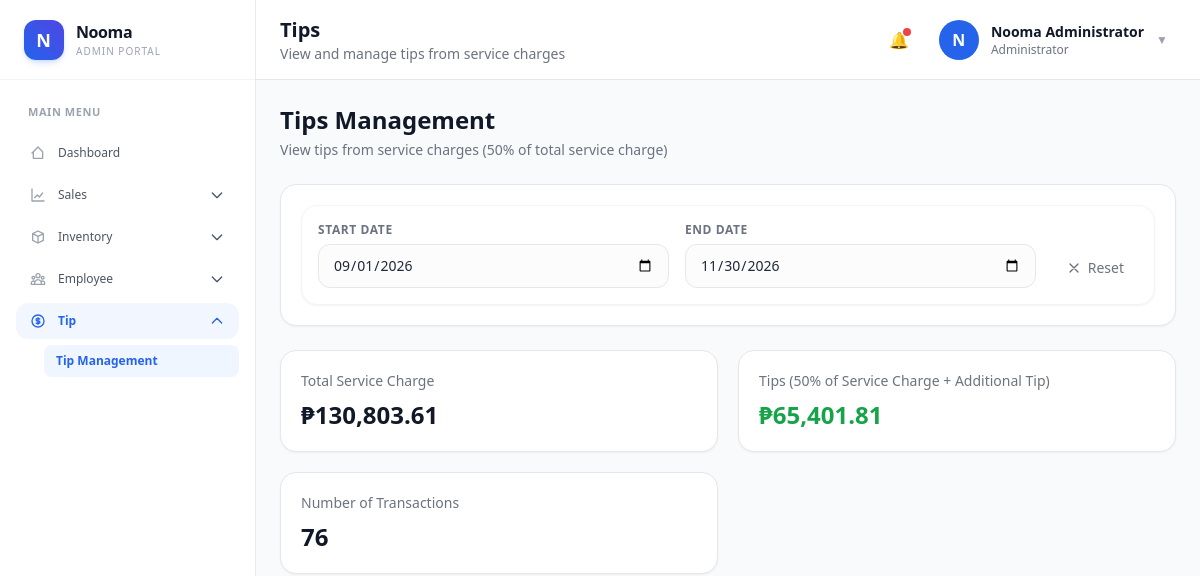
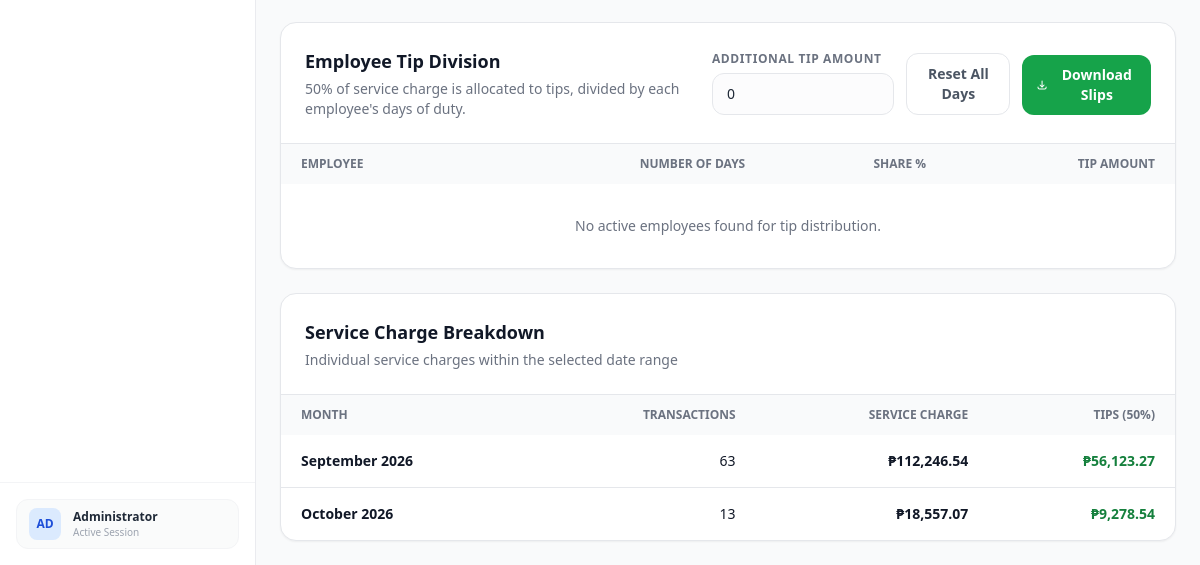
/frontend/Tip/tip.php (signed in), run on an earlier commit of the app's database (2 pictures, top to bottom).
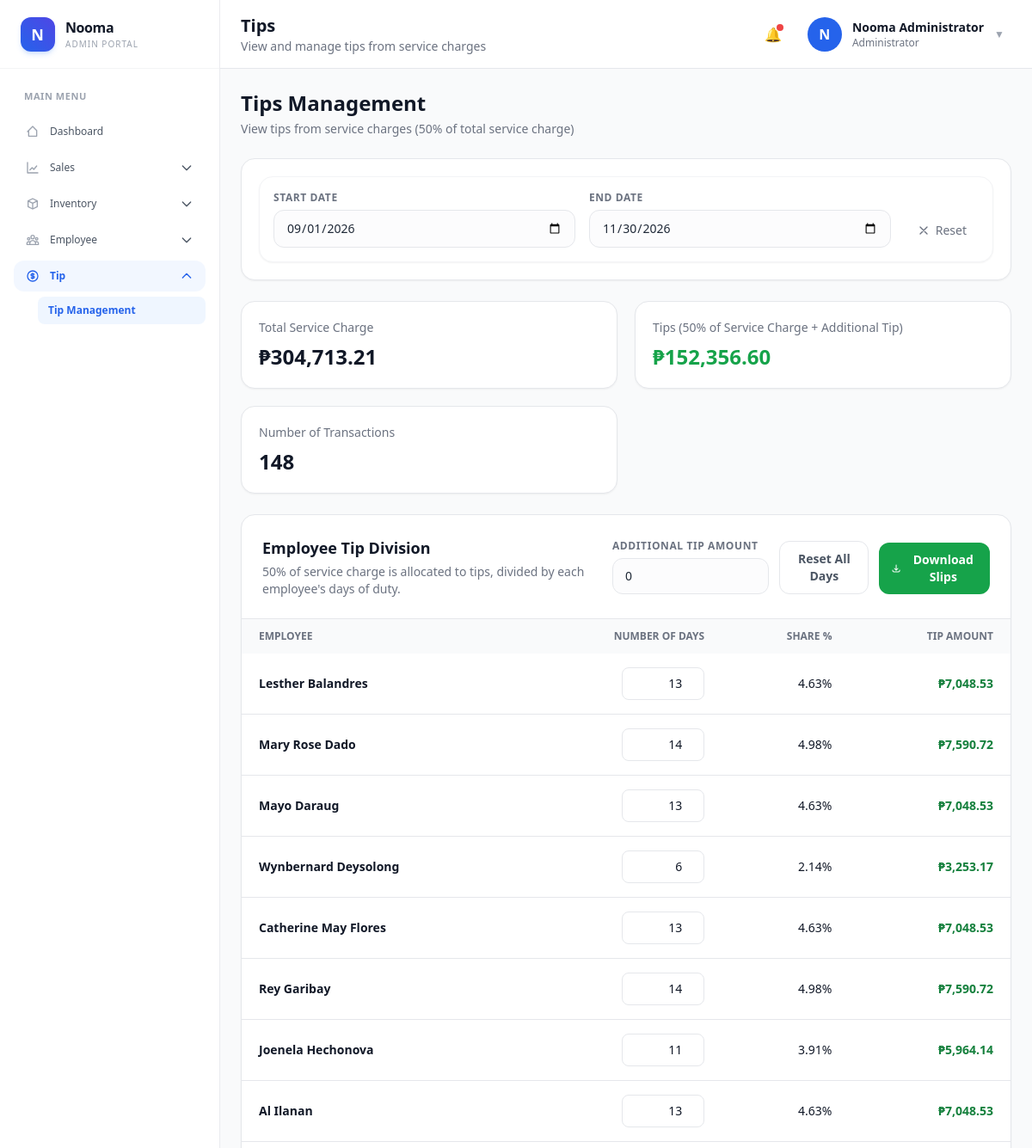
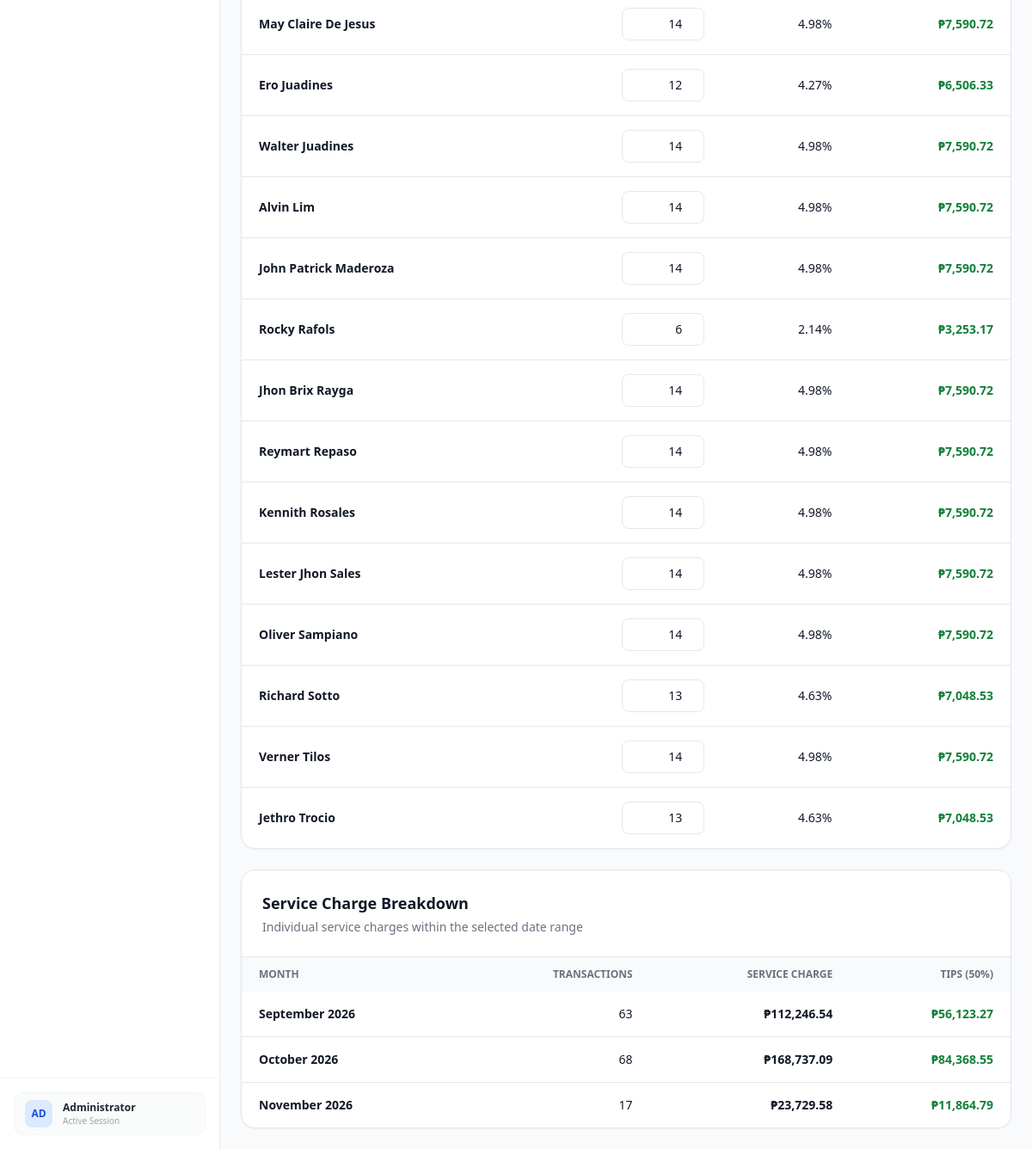
And on a later commit of the database (2 pictures, top to bottom).
### tables this page shows
CREATE TABLE `users` (
  `user_id` bigint(20) UNSIGNED NOT NULL,
  `full_name` varchar(150) NOT NULL,
  `username` varchar(100) NOT NULL,
  `password_hash` varchar(255) NOT NULL,
  `role` enum('admin','manager','cashier','employee') NOT NULL DEFAULT 'cashier',
  `is_active` tinyint(1) NOT NULL DEFAULT 1,
  `number_of_days` varchar(10) NOT NULL DEFAULT '0',
  `created_at` timestamp NOT NULL DEFAULT current_timestamp(),
  `updated_at` timestamp NOT NULL DEFAULT current_timestamp() ON UPDATE current_timestamp()
);

### frontend/Tip/tip.php (the view, shortened to what the changed rows need)
<?php
require_once __DIR__ . "/../../backend/config/database.php";
$formatDutyDays = static function (string $days): string {
    if (str_contains($days, ".")) {
        $days = rtrim(rtrim($days, "0"), ".");
    }
    return $days === "" ? "0" : $days;
};
$firstReportResult = mysqli_query($conn, "SELECT MIN(report_date) AS first_report_date FROM daily_reports WHERE status <> 'voided'");
$firstReport = $firstReportResult ? mysqli_fetch_assoc($firstReportResult) : null;
$defaultStartDate =$firstReport["first_report_date"] ?? date("Y-01-01");
$start_date = $_GET["start_date"] ?? $defaultStartDate;
$end_date =$_GET["end_date"] ?? date("Y-m-t");
$legacyAdditionalServiceCharge = $_GET["additional_service_charge"] ?? null;
$additionalTipValue = $_GET["additional_tip_amount"] ?? (
    is_scalar($legacyAdditionalServiceCharge) && is_numeric($legacyAdditionalServiceCharge)
        ? (string) round(max(0, (float) $legacyAdditionalServiceCharge) * 0.50, 2)
        : "0"
);
$additionalTipAmount = is_scalar($additionalTipValue) && is_numeric($additionalTipValue)
    ? max(0, (float) $additionalTipValue)
    : 0.0;
$additionalTipAmount = is_finite($additionalTipAmount) ? $additionalTipAmount : 0.0;
$loadTipTotals = static function (mysqli $conn, string $startDate, string $endDate): array {
    $statement = mysqli_prepare($conn, "
        SELECT
            dr.report_id,
            dr.report_date,
            CASE WHEN JSON_VALID(dr.notes) THEN COALESCE(
                CAST(JSON_UNQUOTE(JSON_EXTRACT(dr.notes, '$.serviceCharge')) AS DECIMAL(12,2)),
                service_charges.service_charge_total,
                0
            ) ELSE COALESCE(service_charges.service_charge_total, 0) END AS service_charge
        FROM daily_reports dr
        LEFT JOIN (
            SELECT report_id, SUM(amount) AS service_charge_total
            FROM report_sales
            WHERE sales_type = 'service_charge'
            GROUP BY report_id
        ) service_charges ON service_charges.report_id = dr.report_id
        WHERE dr.status <> 'voided'
            AND dr.report_date BETWEEN ? AND ?
        ORDER BY dr.report_date DESC, dr.report_id DESC
    ");
    mysqli_stmt_bind_param($statement, "ss", $startDate, $endDate);
    if (!mysqli_stmt_execute($statement)) {
        $message = mysqli_stmt_error($statement);
        mysqli_stmt_close($statement);
        throw new RuntimeException("Could not load service charge totals: " . $message);
    }
    $result = mysqli_stmt_get_result($statement);
    $totals = [
        "service_charge" => 0.0,
        "tip_amount" => 0.0,
        "transactions" => 0,
        "monthly" => []
    ];
    while ($row = mysqli_fetch_assoc($result)) {
        $serviceCharge = (float)$row["service_charge"];
        $totals["service_charge"] += $serviceCharge;
        $totals["transactions"]++;
        $monthKey = date("Y-m", strtotime($row["report_date"]));
        if (!isset($totals["monthly"][$monthKey])) {
            $totals["monthly"][$monthKey] = [
                "month" => date("F Y", strtotime($row["report_date"])),
                "transactions" => 0,
                "service_charge" => 0.0,
                "tip_amount" => 0.0
            ];
        }
        $totals["monthly"][$monthKey]["transactions"]++;
        $totals["monthly"][$monthKey]["service_charge"] += $serviceCharge;
    }
    $totals["tip_amount"] = round($totals["service_charge"] * 0.50, 2);
    ksort($totals["monthly"]);
    $totals["monthly"] = array_values($totals["monthly"]);
    return $totals;
};
$tipTotals = $loadTipTotals($conn, $start_date,$end_date);
$totalServiceCharge =$tipTotals["service_charge"];
$tipAmount =$tipTotals["tip_amount"];
$totalTransactions =$tipTotals["transactions"];
$monthlyTotals =$tipTotals["monthly"];
$tipAmount += $additionalTipAmount;
$employeeTipBreakdown = [];
$employeeResult = mysqli_query($conn, "
    SELECT user_id, full_name, role, number_of_days
    FROM users
    WHERE is_active = 1
      AND role = 'employee'
    ORDER BY full_name ASC
");
if ($employeeResult) {$employees = [];
    while ($employee = mysqli_fetch_assoc($employeeResult)) {$employees[] = [
            "user_id" => (int) $employee["user_id"],
            "full_name" => (string) $employee["full_name"],
            "role" => ucfirst((string) $employee["role"]),
            "number_of_days" => (string) $employee["number_of_days"],
        ];
    }
    $totalDutyDays = array_sum(array_map("floatval", array_column($employees, "number_of_days")));
    foreach ($employees as $employee) {
        $employeeDays = (float) $employee["number_of_days"];
        $sharePercent = $totalDutyDays > 0
            ? ($employeeDays / $totalDutyDays) * 100
            : 0.0;
        $employeeTipAmount = $totalDutyDays > 0
            ? round(($tipAmount / $totalDutyDays) * $employeeDays, 2)
            : 0.0;
        $employeeTipBreakdown[] = [
            "user_id" => $employee["user_id"],
            "full_name" => $employee["full_name"],
            "role" => $employee["role"],
            "number_of_days" => $employee["number_of_days"],
            "share_percent" => $sharePercent,
            "tip_amount" => $employeeTipAmount,
        ];
    }
}
?>
<!DOCTYPE html>
<html lang="en">
<head>
    <script src="https://cdn.tailwindcss.com"></script>
</head>
<body class="bg-gray-50 text-gray-900">
<div class="lg:ml-64 min-h-screen">
    <?php include "../Components/navbar.php"; ?>
    <main class="p-4 md:p-6">
        <div class="mb-6">
            <h2 class="text-2xl font-bold">Tips Management</h2>
        </div>
        <div class="grid sm:grid-cols-2 xl:grid-cols-3 gap-5 mb-6">
            <div class="bg-white border rounded-2xl p-5 shadow-sm">
                <p class="text-sm text-gray-500">Total Service Charge</p>
                <h3 id="totalServiceCharge" class="text-2xl font-bold mt-2">₱<?= number_format($totalServiceCharge, 2) ?></h3>
            </div>
            <div class="bg-white border rounded-2xl p-5 shadow-sm">
                <p class="text-sm text-gray-500">Tips (50% of Service Charge + Additional Tip)</p>
                <h3 id="tipAmountSummary" class="text-2xl font-bold mt-2 text-green-600">₱<?= number_format($tipAmount, 2) ?></h3>
            </div>
            <div class="bg-white border rounded-2xl p-5 shadow-sm">
                <p class="text-sm text-gray-500">Number of Transactions</p>
                <h3 id="totalTransactions" class="text-2xl font-bold mt-2"><?= $totalTransactions ?></h3>
            </div>
        </div>
        <div class="bg-white border rounded-2xl shadow-sm overflow-hidden mb-6">
            <div class="overflow-x-auto">
                <table class="w-full text-sm text-left">
                    <thead class="bg-gray-50 text-gray-500 uppercase text-xs">
                        <tr>
                            <th class="px-5 py-3">Employee</th>
                            <th class="px-5 py-3 text-right">Number of Days</th>
                            <th class="px-5 py-3 text-right">Share %</th>
                            <th class="px-5 py-3 text-right">Tip Amount</th>
                        </tr>
                    </thead>
                    <?php
                        if (!empty($employeeTipBreakdown)) {
                            usort($employeeTipBreakdown, function($a, $b) {
                                $nameAParts = explode(" ", trim($a["full_name"]));
                                $nameBParts = explode(" ", trim($b["full_name"]));
                                $lastNameA = array_pop($nameAParts);
                                $lastNameB = array_pop($nameBParts);
                                return strcasecmp($lastNameA, $lastNameB);
                            });
                        }
                        ?>
                        <tbody id="employeeTipBreakdownBody" class="divide-y">
                            <?php if (empty($employeeTipBreakdown)): ?>
                                <tr>
                                    <td colspan="5" class="px-5 py-8 text-center text-gray-500">
                                        No active employees found for tip distribution.
                                    </td>
                                </tr>
                            <?php else: ?>
                                <?php foreach ($employeeTipBreakdown as $employee): ?>
                                    <tr class="hover:bg-gray-50" data-employee-tip-row>
                                        <td class="px-5 py-4 font-semibold">
                                            <?= htmlspecialchars($employee["full_name"]) ?>
                                        </td>
                                        <td class="px-5 py-4 text-right">
                                            <form method="post" data-update-employee-days class="flex flex-col sm:flex-row items-end sm:items-center justify-end gap-2">
                                                <input
                                                    type="number"
                                                    name="number_of_days"
                                                    data-employee-days
                                                    min="0"
                                                    step="any"
                                                    placeholder="Enter Days"
                                                    required
                                                    value="<?= (float) $employee["number_of_days"] > 0 ? htmlspecialchars($formatDutyDays((string) $employee["number_of_days"])) : '' ?>"
                                                    aria-label="Number of days for <?= htmlspecialchars($employee["full_name"]) ?>"
                                                    class="w-24 border border-gray-200 rounded-lg px-2.5 py-2 text-right"
                                                >
                                            </form>
                                        </td>
                                        <td class="px-5 py-4 text-right employee-share-percent">
                                            <?= number_format($employee["share_percent"], 2) ?>%
                                        </td>
                                        <td class="px-5 py-4 text-right font-semibold text-green-700 employee-tip-amount">
                                            ₱<?= number_format($employee["tip_amount"], 2) ?>
                                        </td>
                                    </tr>
                                <?php endforeach; ?>
                            <?php endif; ?>
                        </tbody>
                </table>
            </div>
        </div>
        <div class="bg-white border rounded-2xl shadow-sm overflow-hidden">
            <div class="overflow-x-auto">
                <table class="w-full text-sm text-left">
                    <thead class="bg-gray-50 text-gray-500 uppercase text-xs">
                        <tr>
                            <th class="px-5 py-3">Month</th>
                            <th class="px-5 py-3 text-right">Transactions</th>
                            <th class="px-5 py-3 text-right">Service Charge</th>
                            <th class="px-5 py-3 text-right">Tips (50%)</th>
                        </tr>
                    </thead>
                    <tbody id="monthlyTotalsBody" class="divide-y">
                        <?php if (empty($monthlyTotals)): ?>
                            <tr>
                                <td colspan="4" class="px-5 py-8 text-center text-gray-500">
                                    No reports found in the selected date range.
                                </td>
                            </tr>
                        <?php else: ?>
                            <?php foreach ($monthlyTotals as$month): ?>
                                <tr class="hover:bg-gray-50">
                                    <td class="px-5 py-4 font-semibold">
                                        <?= htmlspecialchars($month["month"]) ?>
                                    </td>
                                    <td class="px-5 py-4 text-right">
                                        <?= number_format($month["transactions"]) ?>
                                    </td>
                                    <td class="px-5 py-4 text-right font-semibold">
                                        ₱<?= number_format($month["service_charge"], 2) ?>
                                    </td>
                                    <td class="px-5 py-4 text-right font-semibold text-green-700">
                                        ₱<?= number_format($month["tip_amount"], 2) ?>
                                    </td>
                                </tr>
                            <?php endforeach; ?>
                        <?php endif; ?>
                    </tbody>
                </table>
            </div>
        </div>
    </main>
</div>
</body>
</html>

What changed in the data, as far as the page shows it:
added users: full_name "Lesther Balandres", number_of_days "13", share_percent "4.63", tip_amount "7,048.53"
added users: full_name "Mary Rose Dado", number_of_days "14", share_percent "4.98", tip_amount "7,590.72"
added users: full_name "Mayo Daraug", number_of_days "13", share_percent "4.63", tip_amount "7,048.53"
added users: full_name "Wynbernard Deysolong", number_of_days "6", share_percent "2.14", tip_amount "3,253.17"
added users: full_name "Catherine May Flores", number_of_days "13", share_percent "4.63", tip_amount "7,048.53"
added users: full_name "Rey Garibay", number_of_days "14", share_percent "4.98", tip_amount "7,590.72"
added users: full_name "Joenela Hechonova", number_of_days "11", share_percent "3.91", tip_amount "5,964.14"
added users: full_name "Al Ilanan", number_of_days "13", share_percent "4.63", tip_amount "7,048.53"
added users: full_name "May Claire De Jesus", number_of_days "14", share_percent "4.98", tip_amount "7,590.72"
added users: full_name "Ero Juadines", number_of_days "12", share_percent "4.27", tip_amount "6,506.33"
added users: full_name "Walter Juadines", number_of_days "14", share_percent "4.98", tip_amount "7,590.72"
added users: full_name "Alvin Lim", number_of_days "14", share_percent "4.98", tip_amount "7,590.72"
added users: full_name "John Patrick Maderoza", number_of_days "14", share_percent "4.98", tip_amount "7,590.72"
added users: full_name "Rocky Rafols", number_of_days "6", share_percent "2.14", tip_amount "3,253.17"
added users: full_name "Jhon Brix Rayga", number_of_days "14", share_percent "4.98", tip_amount "7,590.72"
added users: full_name "Reymart Repaso", number_of_days "14", share_percent "4.98", tip_amount "7,590.72"
added users: full_name "Kennith Rosales", number_of_days "14", share_percent "4.98", tip_amount "7,590.72"
added users: full_name "Lester Jhon Sales", number_of_days "14", share_percent "4.98", tip_amount "7,590.72"
added users: full_name "Oliver Sampiano", number_of_days "14", share_percent "4.98", tip_amount "7,590.72"
added users: full_name "Richard Sotto", number_of_days "13", share_percent "4.63", tip_amount "7,048.53"
added users: full_name "Verner Tilos", number_of_days "14", share_percent "4.98", tip_amount "7,590.72"
added users: full_name "Jethro Trocio", number_of_days "13", share_percent "4.63", tip_amount "7,048.53"
Also different on the page:
$totalServiceCharge: "130,803.61" → "304,713.21"
$tipAmount: "65,401.81" → "152,356.60"
$totalTransactions: "76" → "148"
new list line: "October 2026 68 ₱ 168,737.09 ₱ 84,368.55"
new list line: "November 2026 17 ₱ 23,729.58 ₱ 11,864.79"
text no longer shown: "No active employees found for tip distribution."
list line gone: "October 2026 13 ₱ 18,557.07 ₱ 9,278.54"
